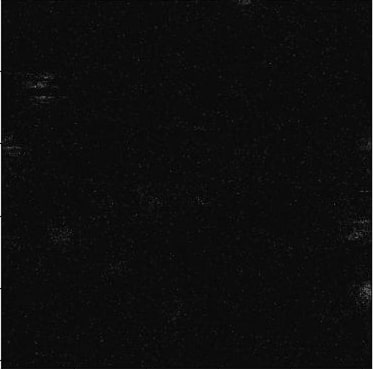
#> input picture Project/data98new2.jpg, 373 x 369 px
$ python 'draws circle2.py'
#> lines starting #> are read from the running program, lines starting #| are printed output that depends on the picture
import numpy as np
from PIL import Image, ImageDraw

# Load intensity array from the saved text file
intensity_array = np.loadtxt('pic98.2.txt')

# Create a mask for points with intensity greater than 12
mask = intensity_array > 40

# Get the coordinates of points with intensity greater than 12
points = np.argwhere(mask)

# Open the original image
image = Image.open('data98new2.jpg')
#> image is the input picture: PIL image 373x369 RGB; min 0, max 242, mean 13.7

# Create a drawing object
draw = ImageDraw.Draw(image)

# Draw red circles around points with intensity greater than 12
for point in points:
    draw.ellipse((point[1]-5, point[0]-5, point[1]+5, point[0]+5), outline='red')

# Save the modified image
image.save('marked_image.png')
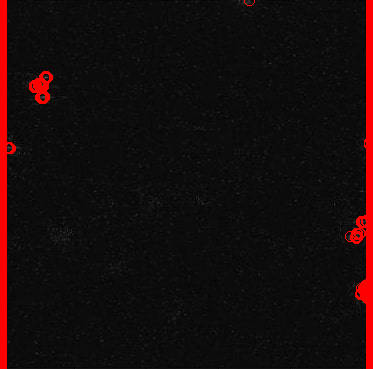
#> saved as marked_image.png: PIL image 373x369 RGB; mean R, G, B 23.3, 11.9, 11.9

# Open the modified image using the default image viewer
image.show()

$ run again, with Project/data0.jpeg copied over Project/data98new2.jpg
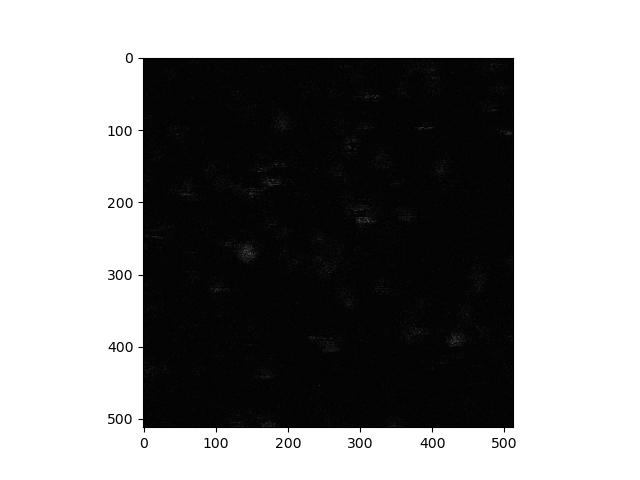
#> input picture Project/data0.jpeg, 640 x 480 px
#> image is the input picture: PIL image 640x480 RGB; min 0, max 255, mean 142.2
#> `image.save('marked_image.png')`:
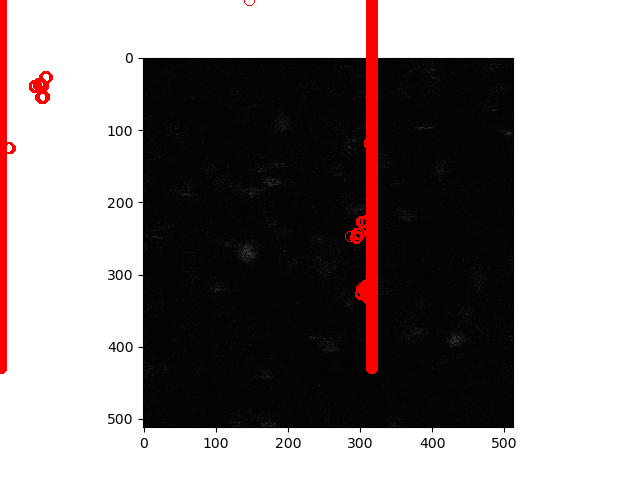
#> saved as marked_image.png: PIL image 640x480 RGB; mean R, G, B 145.6, 139, 139
